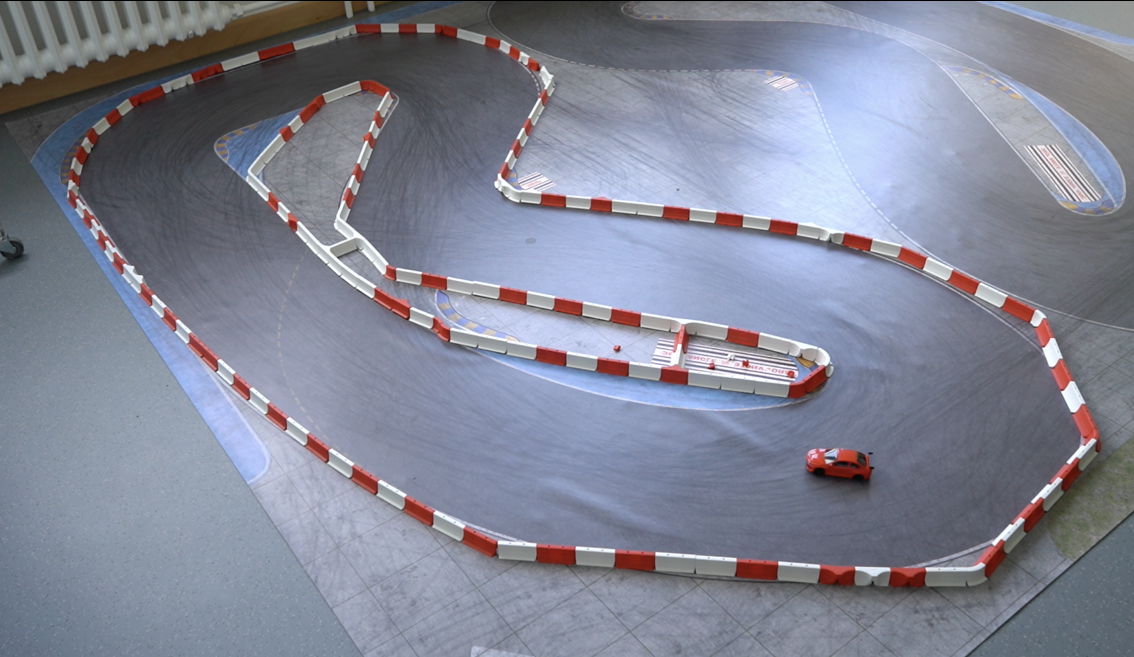
#> input picture CPP_Complete/HelpFiles/Python_project/Path-image/image-1.png, 1134 x 657 px, given in place of the camera
$ python test_live_boundaries.py
#> lines starting #> are read from the running program, lines starting #| are printed output that depends on the picture; after the words box and inside, x2 and y2 are one past the last pixel; in counts of white or black regions, pixels touching at a corner belong together
### rc_autonomy/boundary.py
from __future__ import annotations

import math
from dataclasses import dataclass
from typing import List, Tuple, Optional

import numpy as np

from .commands import ControlVector, clamp


@dataclass
class RayResult:
    angle_deg: int
    distance: int


class BoundaryDetector:
    def __init__(
        self,
        black_threshold: int,
        ray_angles_deg: List[int],
        ray_max_length: int,
        evasive_distance: int,
        default_speed: int,
        steering_limit: int,
        light_on: bool,
    ) -> None:
        self.black_threshold = black_threshold
        self.ray_angles_deg = ray_angles_deg
        self.ray_max_length = ray_max_length
        self.evasive_distance = evasive_distance
        self.default_speed = default_speed
        self.steering_limit = steering_limit
        self.light_on = light_on
        self._last_heading = 0.0
        # For improved car detection
        self.last_car_position = None

    # [19 lines left out: functions _heading_from_movement, _cast_ray, not called in this run]

    def detect_road_edges(self, frame: np.ndarray) -> Tuple[Optional[int], Optional[int], Optional[int], Optional[np.ndarray]]:
        """
        Detect road edges for circular track using adaptive threshold.
        Returns: (left_edge_x, center_x, right_edge_x, road_mask)
        """
        if frame.ndim != 3 or frame.shape[2] != 3:
            return None, None, None, None

        import cv2

        height, width = frame.shape[:2]

        # Convert to grayscale
        gray = cv2.cvtColor(frame, cv2.COLOR_BGR2GRAY)
        blurred = cv2.GaussianBlur(gray, (5, 5), 0)

        # Adaptive threshold
        binary = cv2.adaptiveThreshold(
            blurred, 255,
            cv2.ADAPTIVE_THRESH_GAUSSIAN_C,
            cv2.THRESH_BINARY_INV,
            11, 2
        )

        # Minimal morphology to remove noise
        kernel = np.ones((2, 2), np.uint8)
        binary = cv2.morphologyEx(binary, cv2.MORPH_OPEN, kernel, iterations=1)
        binary = cv2.morphologyEx(binary, cv2.MORPH_CLOSE, kernel, iterations=1)

        # Find contours
        contours, _ = cv2.findContours(binary, cv2.RETR_EXTERNAL, cv2.CHAIN_APPROX_SIMPLE)

        if len(contours) == 0:
            return None, None, None, None

        # Sort by area and keep large contours
        contours_sorted = sorted(contours, key=cv2.contourArea, reverse=True)
        large_contours = [(cv2.contourArea(c), c) for c in contours_sorted if cv2.contourArea(c) >= 700]

        if len(large_contours) < 2:
            return None, None, None, None

        # Get top 10 contours
        boundary_contours = large_contours[:10]

        # Get outer and inner boundaries (largest two)
        outer_area, outer_boundary = boundary_contours[0]
        inner_area, inner_boundary = boundary_contours[1]

        try:
            # Get extremes from outer boundary
            left_edge_x = int(outer_boundary[:, :, 0].min())
            right_edge_x = int(outer_boundary[:, :, 0].max())

            # Create masks
            outer_mask = np.zeros((height, width), dtype=np.uint8)
            inner_mask = np.zeros((height, width), dtype=np.uint8)
            cv2.drawContours(outer_mask, [outer_boundary], 0, 255, -1)
            cv2.drawContours(inner_mask, [inner_boundary], 0, 255, -1)

            # Road area (between boundaries)
            road_mask = cv2.bitwise_xor(outer_mask, inner_mask)

            # Calculate center by finding midpoint of road at middle row
            mid_y = height // 2
            row = road_mask[mid_y, :]
            if np.any(row):
                indices = np.where(row > 0)[0]
                if len(indices) > 0:
                    center_x = (indices[0] + indices[-1]) // 2
                else:
                    center_x = (left_edge_x + right_edge_x) // 2
            else:
                center_x = (left_edge_x + right_edge_x) // 2

            # Verify reasonable separation
            min_separation = max(50, width * 0.15)
            if right_edge_x - left_edge_x >= min_separation:
                return left_edge_x, center_x, right_edge_x, road_mask
        except:
            pass

        return None, None, None, None

        return None, None, None, None

    def detect_car_in_frame(self, frame: np.ndarray, road_mask: Optional[np.ndarray] = None) -> Optional[Tuple[int, int, int, int]]:
        """
        Detect RC car in frame using intelligent filtering.
        Distinguishes between road markers and car using 5 criteria.

        Args:
            frame: Input image (BGR)
            road_mask: Binary mask of road area (optional, for constraining search)

        Returns:
            Bounding box (x, y, width, height) or None
        """
        if frame.ndim != 3 or frame.shape[2] != 3:
            return None

        import cv2

        height, width = frame.shape[:2]

        # Convert to grayscale
        gray = cv2.cvtColor(frame, cv2.COLOR_BGR2GRAY)
        blurred = cv2.GaussianBlur(gray, (5, 5), 0)

        # Adaptive threshold
        binary = cv2.adaptiveThreshold(
            blurred, 255,
            cv2.ADAPTIVE_THRESH_GAUSSIAN_C,
            cv2.THRESH_BINARY_INV,
            11, 2
        )

        # Minimal morphology
        kernel = np.ones((2, 2), np.uint8)
        binary = cv2.morphologyEx(binary, cv2.MORPH_OPEN, kernel, iterations=1)
        binary = cv2.morphologyEx(binary, cv2.MORPH_CLOSE, kernel, iterations=1)

        # Find contours
        contours, _ = cv2.findContours(binary, cv2.RETR_EXTERNAL, cv2.CHAIN_APPROX_SIMPLE)
        if len(contours) == 0:
            return None

        # Filter by area
        contours_with_area = [(cv2.contourArea(c), c) for c in contours]
        contours_sorted = sorted(contours_with_area, key=lambda x: x[0], reverse=True)
        large_contours = [(area, c) for area, c in contours_sorted if area >= 700]

        if len(large_contours) < 2:
            return None

        # Skip first 2 (outer/inner boundaries) and check remaining
        other_contours = large_contours[2:] if len(large_contours) > 2 else []
        if len(other_contours) == 0:
            return None

        # Get road edges if we have road_mask
        if road_mask is not None:
            road_indices = np.where(road_mask > 0)
            if len(road_indices[0]) > 0:
                road_left = int(road_indices[1].min())
                road_right = int(road_indices[1].max())
            else:
                road_left, road_right = 0, width
        else:
            road_left, road_right = 0, width

        # Intelligent car filtering
        best_car = None
        best_score = -1

        for area, contour in other_contours:
            x, y, w, h = cv2.boundingRect(contour)
            cx, cy = x + w // 2, y + h // 2

            # 1. Spatial location filter
            car_search_left = road_left + int((road_right - road_left) * 0.2)
            car_search_right = road_right - int((road_right - road_left) * 0.2)
            car_search_top = int(height * 0.4)

            if not (car_search_left < cx < car_search_right and car_search_top < cy < height):
                continue

            # 2. Size constraints
            min_size = 30
            road_width = road_right - road_left if road_right > road_left else width
            max_size = min(int(road_width * 0.4), int(height * 0.3))

            if w < min_size or h < min_size or w > max_size or h > max_size:
                continue

            # 3. Aspect ratio
            aspect = max(w, h) / max(1, min(w, h))
            if aspect > 3:
                continue

            # 4. Must be mostly in road area
            if road_mask is not None and not self._is_mostly_in_road(road_mask, x, y, w, h):
                continue

            # 5. Scoring: position, center alignment, temporal
            position_score = 1.0 / (height - cy + 100)  # Prefer bottom

            road_center = (road_left + road_right) // 2
            center_dist = abs(cx - road_center)
            max_dist = (road_right - road_left) * 0.3
            center_score = max(0, 1.0 - (center_dist / max_dist)) if max_dist > 0 else 0.5

            temporal_score = 1.0
            if self.last_car_position:
                last_x, last_y = self.last_car_position
                dist_from_last = ((cx - last_x)**2 + (cy - last_y)**2)**0.5
                if dist_from_last > 100:
                    temporal_score = 0.3
                else:
                    temporal_score = 1.0 - (dist_from_last / 100)

            score = position_score * 0.4 + center_score * 0.4 + temporal_score * 0.2

            if score > best_score:
                best_score = score
                best_car = (x, y, w, h)

        if best_car:
            x, y, w, h = best_car
            self.last_car_position = (x + w // 2, y + h // 2)
            return best_car

        return None

    def _is_mostly_in_road(self, road_mask: np.ndarray, x: int, y: int, w: int, h: int) -> bool:
        """Check if bounding box is mostly within road area."""
        y1, y2 = max(0, y), min(road_mask.shape[0], y + h)
        x1, x2 = max(0, x), min(road_mask.shape[1], x + w)

        if y2 - y1 < 5 or x2 - x1 < 5:
            return False

        region = road_mask[y1:y2, x1:x2]
        total_pixels = (y2 - y1) * (x2 - x1)
        road_pixels = np.count_nonzero(region)

        return road_pixels / total_pixels >= 0.4

    # [144 lines left out: function analyze, not called in this run]

### CPP_Complete/HelpFiles/Python_project/test_live_boundaries.py
#!/usr/bin/env python3
"""
Test script to run live boundary detection with improved car detection.
Uses the adaptive threshold method from BoundaryDetector class.
"""

import sys
import cv2
import numpy as np
from rc_autonomy.boundary import BoundaryDetector

def run_live_demo(camera_index: int = 0, width: int = 640, height: int = 480, fps: int = 30):
    """
    Run live boundary and car detection demo.
    Press 'q' to quit, 's' to save frame.
    """
#> called with camera_index = 0, width = 640, height = 480, fps = 30

    # Open camera
    cap = cv2.VideoCapture(camera_index)
    if not cap.isOpened():
        print(f"ERROR: Could not open camera {camera_index}")
        return

    cap.set(cv2.CAP_PROP_FRAME_WIDTH, width)
    cap.set(cv2.CAP_PROP_FRAME_HEIGHT, height)
    cap.set(cv2.CAP_PROP_FPS, fps)

    # Warm up
    for _ in range(3):
        cap.read()
#> this loop made 3 passes
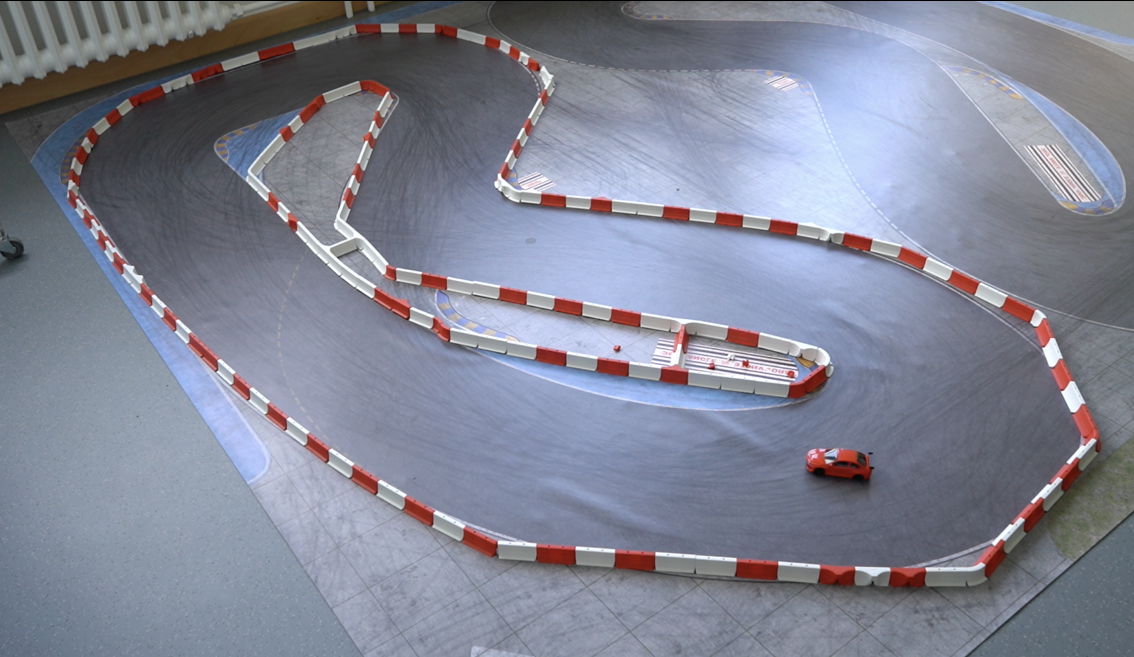
#> input picture CPP_Complete/HelpFiles/Python_project/Path-image/image-1.png, 1134 x 657 px, given in place of the camera

    # Create detector
    detector = BoundaryDetector(
        black_threshold=40,
        ray_angles_deg=[-90, 0, 90],
        ray_max_length=100,
        evasive_distance=30,
        default_speed=50,
        steering_limit=100,
        light_on=True
    )

    frame_count = 0

    print("\n" + "="*70)
    print("LIVE BOUNDARY DETECTION WITH CAR DETECTION")
    print("="*70)
    print("Press 'q' to quit | 's' to save frame | 'd' to save display")
    print("="*70 + "\n")

    try:
        while True:
            ret, frame = cap.read()
#> frame is the input picture: shape (657, 1134, 3); mean B, G, R 148.5, 133, 129.5
            if not ret:
                print("Camera read failed")
                break

            frame_count += 1

            # Detect boundaries
            left, center, right, road_mask = detector.detect_road_edges(frame)
#> in detect_road_edges, `gray = cv2.cvtColor(frame, cv2.COLOR_BGR2GRAY)`:
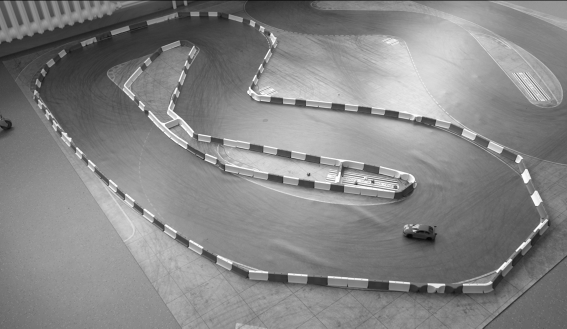
#> gray: shape (657, 1134) (shown at 1/2 size); min 0, max 255, mean 133.7
#> in detect_road_edges, `binary = cv2.adaptiveThreshold( blurred, 255, cv2.ADAPTIVE_THRESH_GAUS..`:
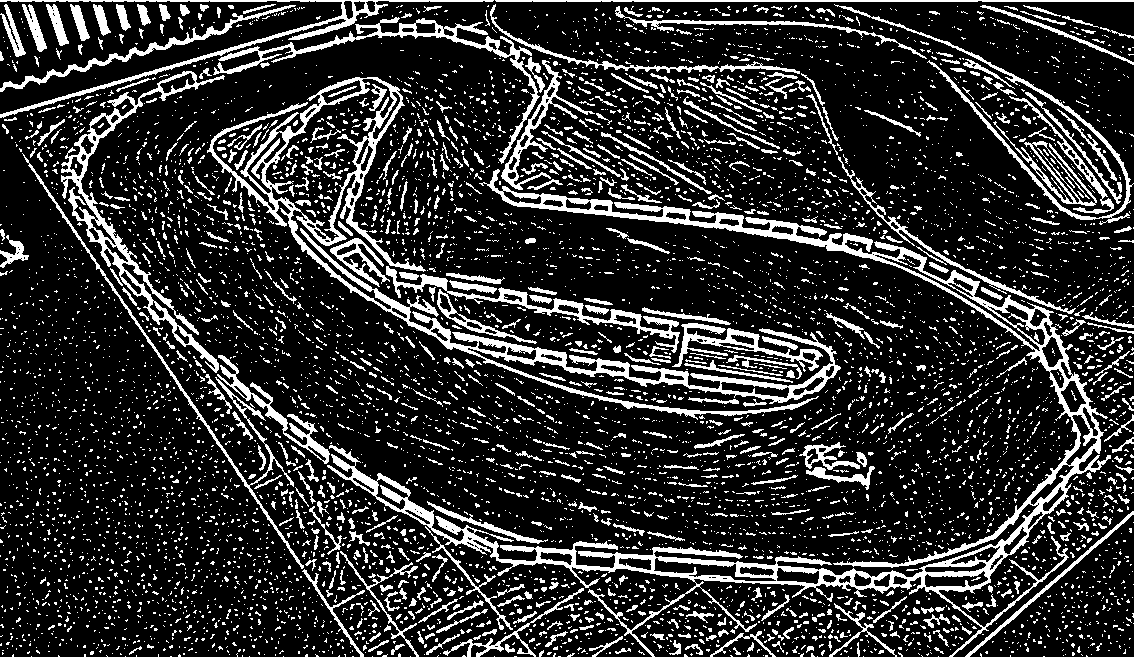
#> binary: shape (657, 1134); 18.5% white; 6864 white regions (6133 under 20 px), largest, box (x1, y1, x2, y2) and area: (327, 169, 1111, 657) 21838, (207, 77, 841, 420) 13574, (61, 71, 225, 373) 4588
#> in detect_road_edges, `binary = cv2.morphologyEx(binary, cv2.MORPH_OPEN, kernel, iterations=1)`:
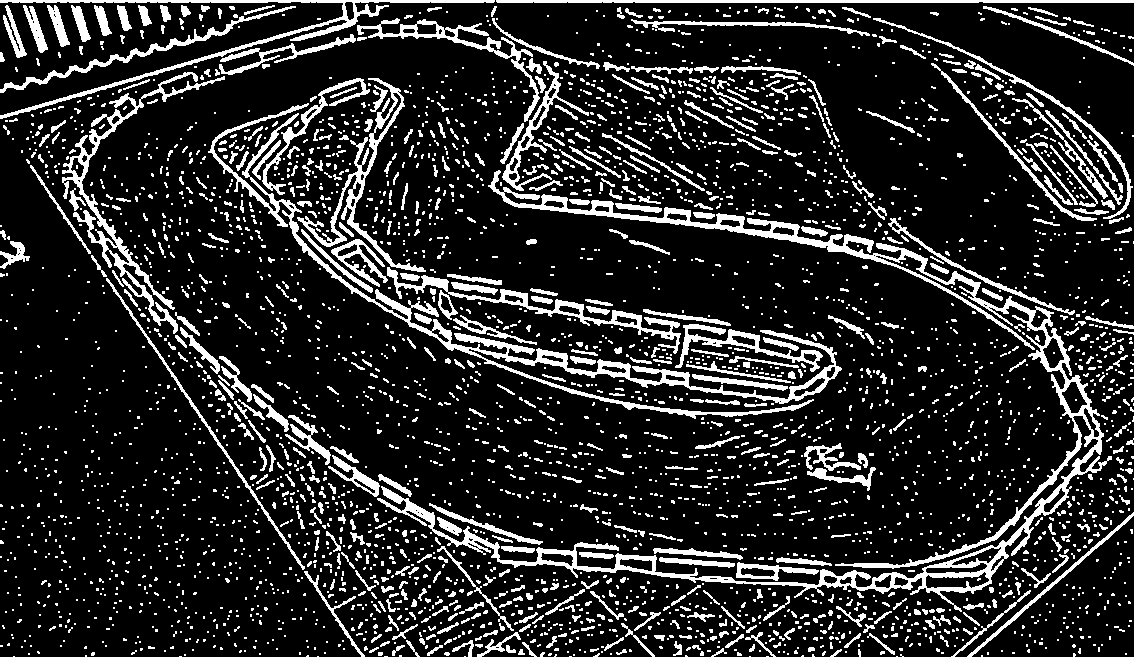
#> binary: shape (657, 1134); 16% white; 3613 white regions (2911 under 20 px), largest, box (x1, y1, x2, y2) and area: (377, 170, 1112, 612) 16067, (208, 103, 842, 419) 8224, (62, 72, 225, 334) 3761
#> in detect_road_edges, `binary = cv2.morphologyEx(binary, cv2.MORPH_CLOSE, kernel, iterations=1)`:
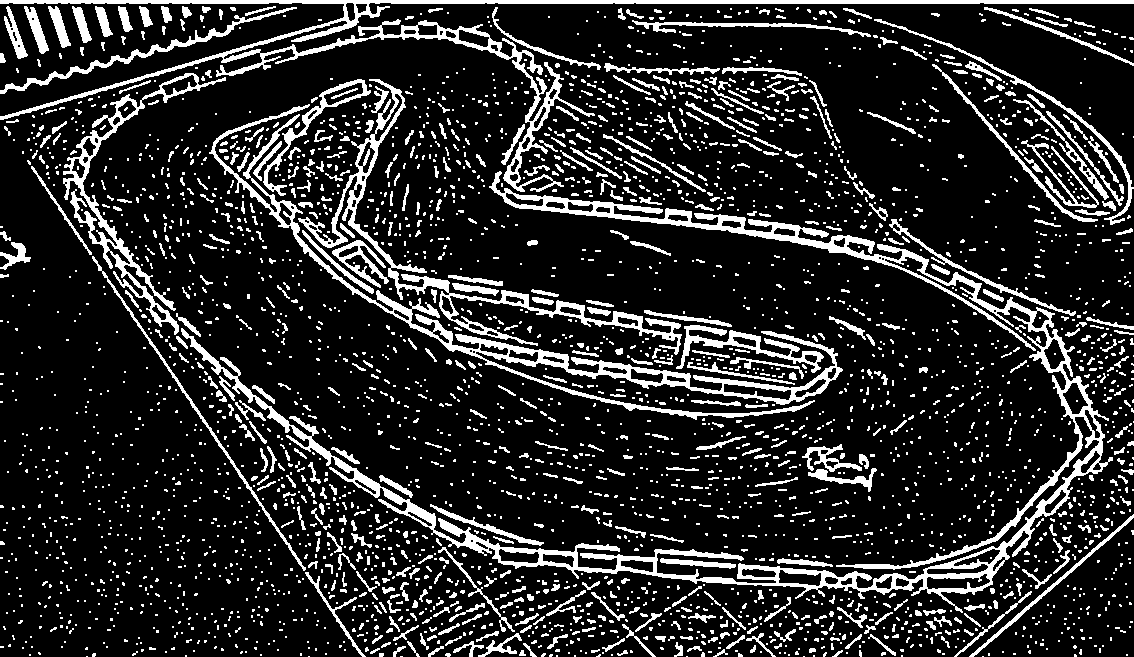
#> binary: shape (657, 1134); 16.3% white; 3299 white regions (2628 under 20 px)
#> in detect_road_edges, `contours, _ = cv2.findContours(binary, cv2.RETR_EXTERNAL, cv2.CHAIN_AP..`: contours = 3292 contours, 2920 with area under 20; largest, box (x1, y1, x2, y2) and area: (181, 171, 1113, 613) 22796, (0, 0, 1134, 192) 9361, (209, 104, 843, 420) 9231, (298, 79, 682, 355) 5596, (63, 73, 226, 335) 4304
#> in detect_road_edges, `contours_sorted = sorted(contours, key=cv2.contourArea, reverse=True)`: contours_sorted has the same summary as contours
#> in detect_road_edges, `large_contours = [(cv2.contourArea(c), c) for c in contours_sorted if ..`: large_contours = 11 items
#> in detect_road_edges, `boundary_contours = large_contours[:10]`: boundary_contours = 10 items
#> in detect_road_edges, `outer_area, outer_boundary = boundary_contours[0]`: outer_area = 22796; outer_boundary = contour of 3433 points, box (x1, y1, x2, y2) (181, 171, 1113, 613), area 22796
#> in detect_road_edges, `inner_area, inner_boundary = boundary_contours[1]`: inner_area = 9361; inner_boundary = contour of 1659 points, box (x1, y1, x2, y2) (0, 0, 1134, 192), area 9361
#> in detect_road_edges, `left_edge_x = int(outer_boundary[:, :, 0].min())`: left_edge_x = 181
#> in detect_road_edges, `right_edge_x = int(outer_boundary[:, :, 0].max())`: right_edge_x = 1112
#> in detect_road_edges, `cv2.drawContours(outer_mask, [outer_boundary], 0, 255, -1)`:
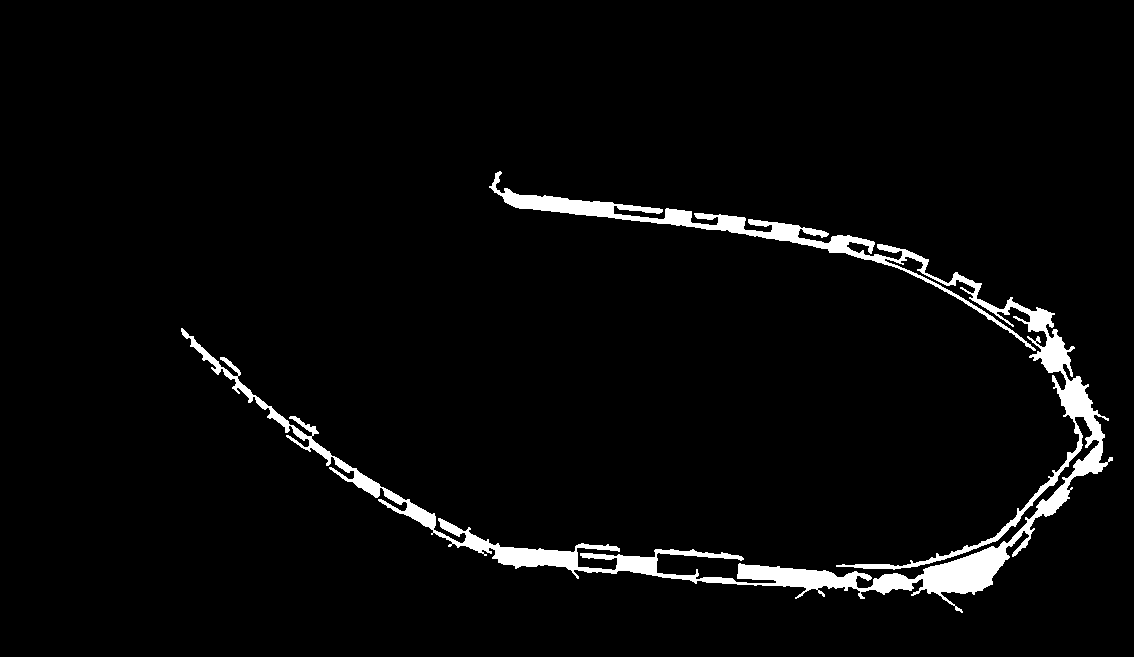
#> outer_mask: shape (657, 1134); 3.5% white; 1 white region, box (x1, y1, x2, y2) and area: (181, 171, 1113, 613) 26194
#> (the rest of the program and of its run is left out)
